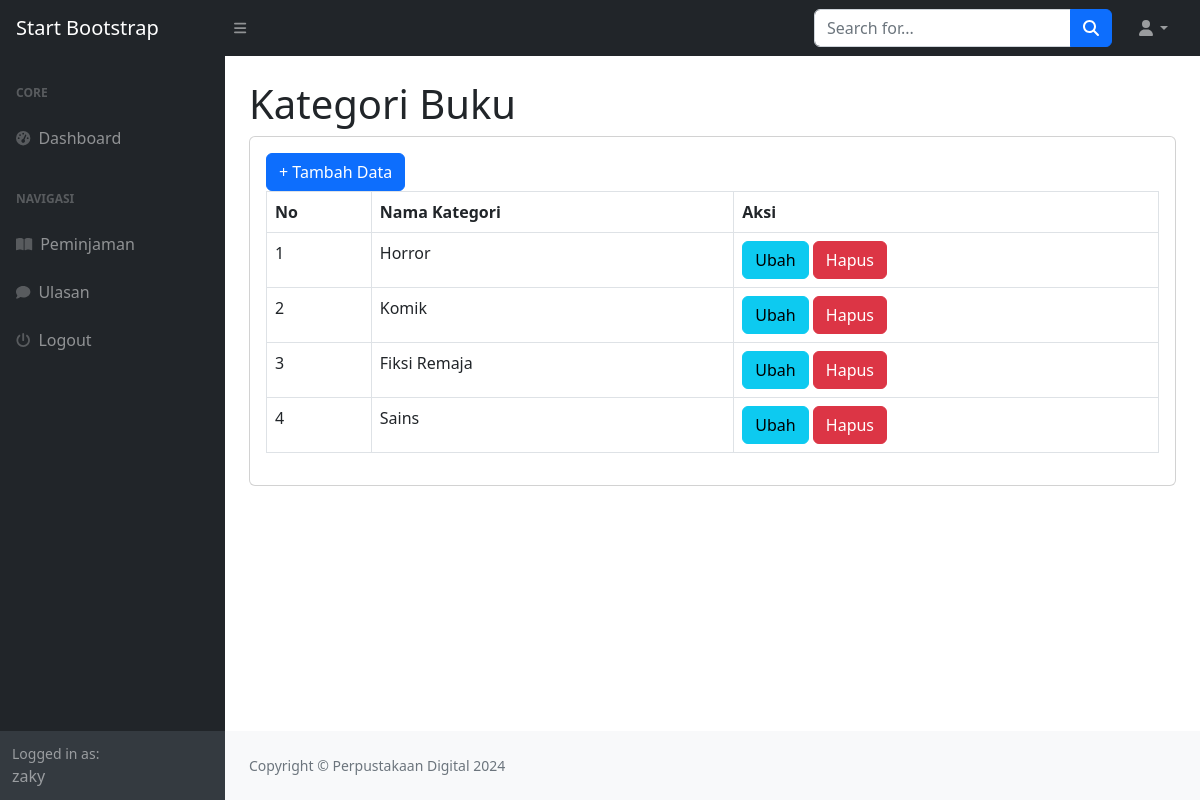
The page /index.php?page=kategori (signed in) on the database its author committed.
### tables this page shows
CREATE TABLE `kategoribuku` (
  `id_kategori` int(11) NOT NULL,
  `kategori` varchar(255) DEFAULT NULL
);

### kategori.php (the view)
<h1 class="mt-4">Kategori Buku</h1>
<div class="card">
    <div class="card-body">
<div class="row">
    <div class="col-md-12">
        <a href="?page=kategori_tambah" class="btn btn-primary" >+ Tambah Data</a>
        <table class="table table-bordered" id="dataTable" width="100%" cellspacing="0">
        <tr>
            <th>No</th>
            <th>Nama Kategori</th>
            <th>Aksi</th>
        </tr>
        <?php
        $i  = 1;
            $query = mysqli_query($koneksi, "SELECT*FROM kategoribuku");
            while($data = mysqli_fetch_array($query)){
                ?>
                <tr>
                    <td><?php echo $i++ ?></td>
                    <td><?php echo $data['kategori']; ?></td>
                    <td>
                        <a href="?page=kategori_ubah&&id=<?php echo $data['id_kategori']; ?>" class="btn btn-info">Ubah</a>
                        <a onclick="return confirm('Apakah anda yakin menghapus data ini?')" href="?page=kategori_hapus&&id=<?php echo $data['id_kategori']; ?>" class="btn btn-danger">Hapus</a>
                    </td>
                </tr>
                <?php
            }
        ?>
        </table>
    </div>
</div>
    </div>
</div>

### rows shown on the page
kategoribuku: kategori "Horror"
kategoribuku: kategori "Komik"
kategoribuku: kategori "Fiksi Remaja"
kategoribuku: kategori "Sains"

### other values the page prints
$_SESSION['user']['nama'] "zaky"
